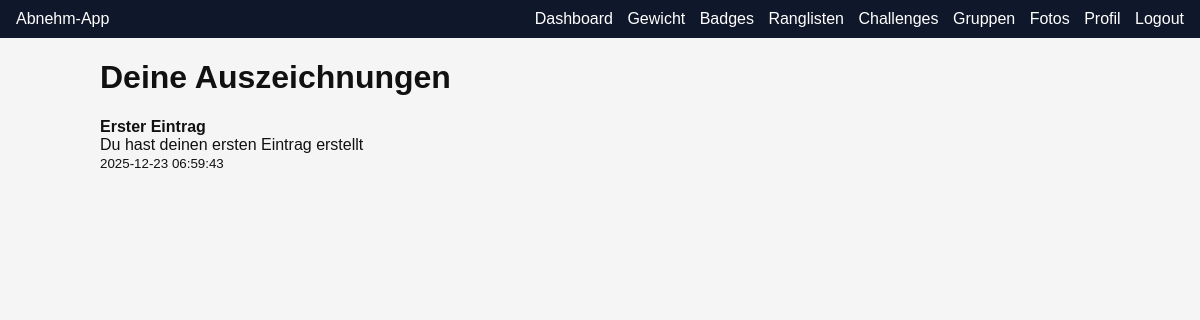
/badges (signed in), run on the app's committed database.
### tables this page shows
CREATE TABLE user_badges (
    user_id INT NOT NULL,
    badge_id INT NOT NULL,
    awarded_at DATETIME,
    PRIMARY KEY (user_id, badge_id),
    FOREIGN KEY (user_id) REFERENCES users(id) ON DELETE CASCADE,
    FOREIGN KEY (badge_id) REFERENCES badges(id) ON DELETE CASCADE
);

CREATE TABLE badges (
    id INT AUTO_INCREMENT PRIMARY KEY,
    code VARCHAR(50) UNIQUE,
    title VARCHAR(150),
    description TEXT
);

### app/routes.php (called while the page is built, shortened)
<?php
$routes = [
    'GET' => [
        '/' => ['DashboardController', 'index'],
        '/login' => ['AuthController', 'showLogin'],
        '/register' => ['AuthController', 'showRegister'],
        '/logout' => ['AuthController', 'logout'],
        '/password/forgot' => ['AuthController', 'showForgot'],
        '/password/reset' => ['AuthController', 'showReset'],
        '/profile' => ['ProfileController', 'show'],
        '/weighins' => ['WeighInController', 'index'],
        '/weighins/export' => ['ExportImportController', 'export'],
        '/import' => ['ExportImportController', 'showImport'],
        '/badges' => ['BadgeController', 'index'],
        '/leaderboards' => ['LeaderboardController', 'index'],
        '/groups' => ['GroupController', 'index'],
        '/challenges' => ['ChallengeController', 'index'],
        '/photos' => ['PhotoController', 'index'],
    ],
    'POST' => [
        '/login' => ['AuthController', 'login'],
        '/register' => ['AuthController', 'register'],
        '/password/forgot' => ['AuthController', 'forgot'],
        '/password/reset' => ['AuthController', 'reset'],
        '/profile/update' => ['ProfileController', 'update'],
        '/profile/password' => ['ProfileController', 'changePassword'],
        '/profile/delete' => ['ProfileController', 'delete'],
        '/weighins/create' => ['WeighInController', 'create'],
        '/weighins/import' => ['ExportImportController', 'import'],
        '/groups/create' => ['GroupController', 'create'],
        '/groups/join' => ['GroupController', 'join'],
        '/groups/{id}/remove' => ['GroupController', 'removeMember'],
        '/challenges/join' => ['ChallengeController', 'join'],
        '/photos/upload' => ['PhotoController', 'upload'],
    ],
];

### app/bootstrap.php (called while the page is built, shortened)
<?php
spl_autoload_register(function ($class) {
    $prefix = 'App\\';
    $base_dir = __DIR__ . '/';
    $len = strlen($prefix);
    $relative_class = substr($class, $len);
    $file = $base_dir . str_replace('\\', '/', $relative_class) . '.php';
});
function view(string $template, array $data = []) {
    extract($data);
    require __DIR__ . '/views/' . $template . '.php';
    return ob_get_clean();
}
function e($value) {
    return htmlspecialchars((string)$value, ENT_QUOTES, 'UTF-8');
}
function auth_user() {
    return $_SESSION['user'] ?? null;
}

### app/controllers/BadgeController.php (called while the page is built, shortened)
<?php
class BadgeController
{
    private UserBadge $userBadge;
    public function __construct(\PDO $pdo)
    {
        $this->userBadge = new UserBadge($pdo);
    }
    public function index()
    {
        $badges = $this->userBadge->userBadges(auth_user()['id']);
        return view('badges/index', ['title' => 'Auszeichnungen', 'badges' => $badges]);
    }
}

### app/models/UserBadge.php (called while the page is built, shortened)
<?php
class UserBadge
{
    private \PDO $pdo;
    public function __construct(\PDO $pdo) { $this->pdo = $pdo; }
    public function userBadges(int $userId)
    {
        $stmt = $this->pdo->prepare('SELECT b.* , ub.awarded_at FROM user_badges ub JOIN badges b ON b.id=ub.badge_id WHERE ub.user_id=:uid ORDER BY ub.awarded_at DESC');
        $stmt->execute(['uid' => $userId]);
        return $stmt->fetchAll();
    }
}

### app/views/badges/index.php (the view, shortened to what this page needs)
<h1>Deine Auszeichnungen</h1>
<ul class="badges">
    <?php foreach ($badges as $b): ?>
        <li><strong><?= e($b['title']) ?></strong><br><?= e($b['description']) ?><br><small><?= e($b['awarded_at']) ?></small></li>
    <?php endforeach; ?>
</ul>
<?php $content = ob_get_clean(); include __DIR__ . '/../layout.php'; ?>

### public/index.php (shortened to what this page needs)
<?php
require __DIR__ . '/../app/bootstrap.php';
$path = parse_url($_SERVER['REQUEST_URI'], PHP_URL_PATH) ?? '/';
$method = $_SERVER['REQUEST_METHOD'];
require __DIR__ . '/../app/routes.php';
foreach ($routes[$method] as $pattern => $handler) {
    $regex = '#^' . preg_replace('#\{([a-zA-Z0-9_]+)\}#', '(?P<$1>[^/]+)', $pattern) . '$#';
    if (preg_match($regex, $path, $matches)) {
        foreach ($matches as $k => $v) {
            if (is_int($k)) unset($matches[$k]);
        }
        [$controller, $action] = $handler;
        $instance = new $controllerClass($pdo);
        echo $instance->$action($matches);
        exit;
    }
}

### public/assets/css/app.css (style rules this page uses)
body { font-family: Arial, sans-serif; margin:0; padding:0; background:#f5f5f5; color:#111; }
.badges { list-style:none; padding:0; display:grid; grid-template-columns:repeat(auto-fit,minmax(200px,1fr)); gap:10px; }

### data on the page
user_badges: badge.title "Erster Eintrag", badge.description "Du hast deinen ersten Eintrag erstellt", awarded_at "2025-12-23 06:59:43"
